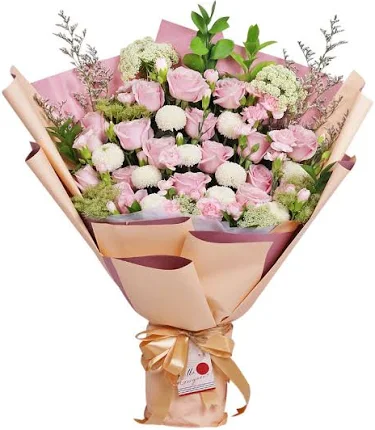
#> input picture flowerBouquet.png, 375 x 430 px
$ python -i Flowers.py   (imports and definitions only)
#> lines starting #> are read from the running program, lines starting #| are printed output that depends on the picture; after the words box and inside, x2 and y2 are one past the last pixel; in counts of white or black regions, pixels touching at a corner belong together
import cv2
import turtle
import numpy as np
import os
import gc
import random
import time

# Initialize Turtle screen configuration
SCREEN_WIDTH = 736
SCREEN_HEIGHT = 736
# [1 line that did not run here, left out]
# [3 lines not run here, left out]


# [11 lines left out: function quantize_colors, not called in this run]


def outline(image):
    """Load image, blur, and apply adaptive thresholding for edge detection."""
#> called with image = 'flowerBouquet.png'
    src_image = cv2.imread(image)
#> src_image is the input picture: shape (430, 375, 3); mean B, G, R 195, 205.2, 220.6
    if src_image is None:
        raise FileNotFoundError(f"Could not load image file: {image}")

    gray = cv2.cvtColor(src_image, cv2.COLOR_BGR2GRAY)
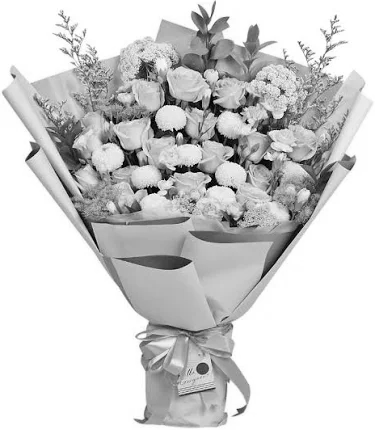
#> gray: shape (430, 375); min 0, max 255, mean 208.7
    blurred = cv2.GaussianBlur(gray, (7, 7), 0)
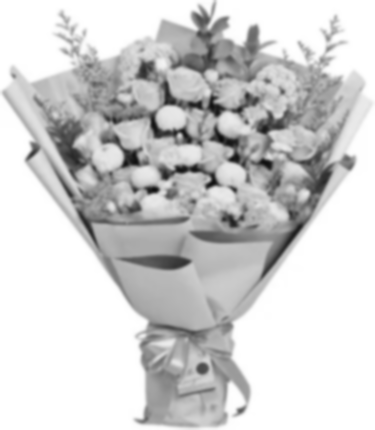
#> blurred: shape (430, 375); min 12, max 255, mean 208.7

    # Adaptive thresholding for better edge detection
    th3 = cv2.adaptiveThreshold(
        blurred,
        maxValue=255,
        adaptiveMethod=cv2.ADAPTIVE_THRESH_GAUSSIAN_C,
        thresholdType=cv2.THRESH_BINARY,
        blockSize=7,
        C=1,
    )
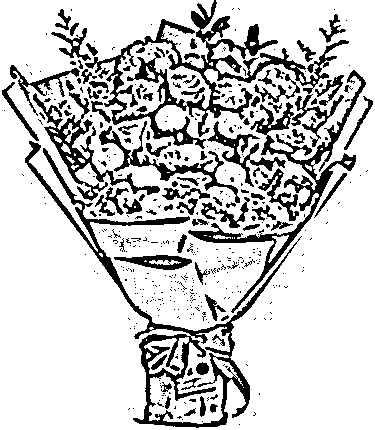
#> th3: shape (430, 375); 79.7% white; 460 black regions (357 under 20 px), largest, box (x1, y1, x2, y2) and area: (85, 0, 349, 149) 6807, (25, 141, 302, 428) 6211, (188, 70, 366, 313) 4041
    return th3, src_image


# [150 lines left out: functions draw_and_fill_areas, find_next_connected_point, draw_image, not called in this run]


# Entry point
image_path = r"c:\Users\ASUS\Downloads\flowerBouquet.png"

# [10 lines not run here, left out]

>>> result = outline('flowerBouquet.png')
